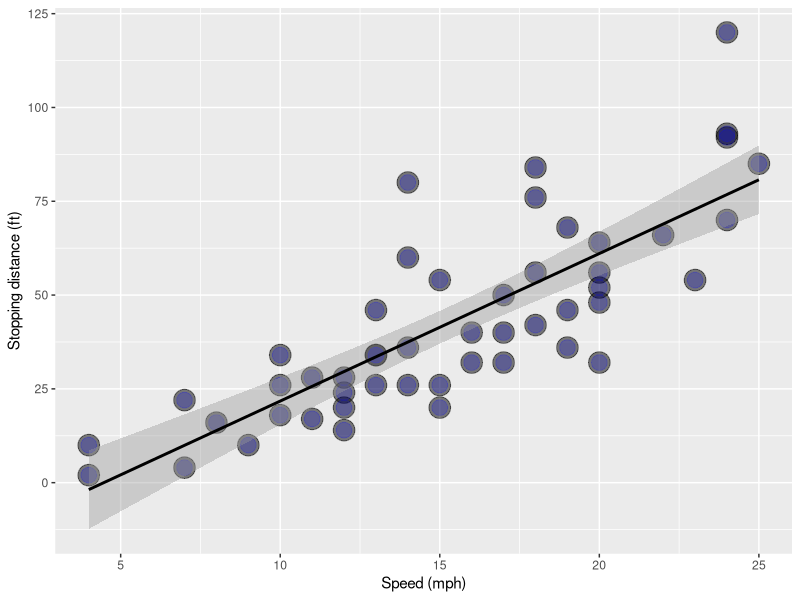

Reproduce this figure in R.
## ---- chunk 1
require(ggplot2)
g = ggplot(cars, aes(x = speed, y = dist))
g = g + xlab("Speed (mph)")
g = g + ylab("Stopping distance (ft)")

## ---- chunk 2
g = g + geom_point(size = 7, colour = "black", alpha=0.5)
g = g + geom_point(size = 5, colour = "blue", alpha=0.2)
g = g + geom_smooth(method = "lm", colour = "black")
g
## ---- chunk 3
model <- lm(dist ~ speed, cars)
model$coeff
